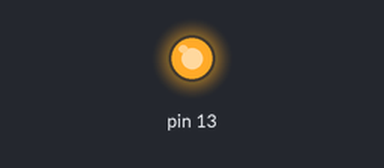
This sketch was run on a simulated Arduino Uno, built with avr-gcc and run on an emulated ATmega328P. On the bench: output pins drawn as LEDs (lit = HIGH).

Above: at 1.0 s.
At 4.5 s:
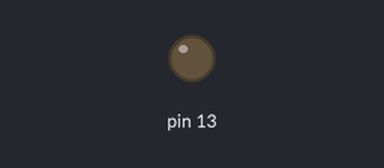
Timing chart, 0 to 9.1 s (numbered marks = the images above):
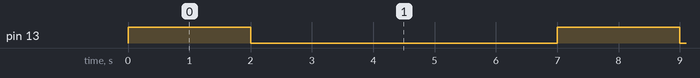

The sketch:

Timer_Based_Alarm.ino
```cpp
void setup() {
  // put your setup code here, to run once:
 pinMode(13,OUTPUT);
}

void loop() {
  digitalWrite(13,HIGH);
  delay(2000);
  digitalWrite(13,LOW);
  delay(5000);

  // put your main code here, to run repeatedly
}
```

Measured:
- by itself, pin 13: alternates HIGH for 2.0 s and LOW for 5.0 s
